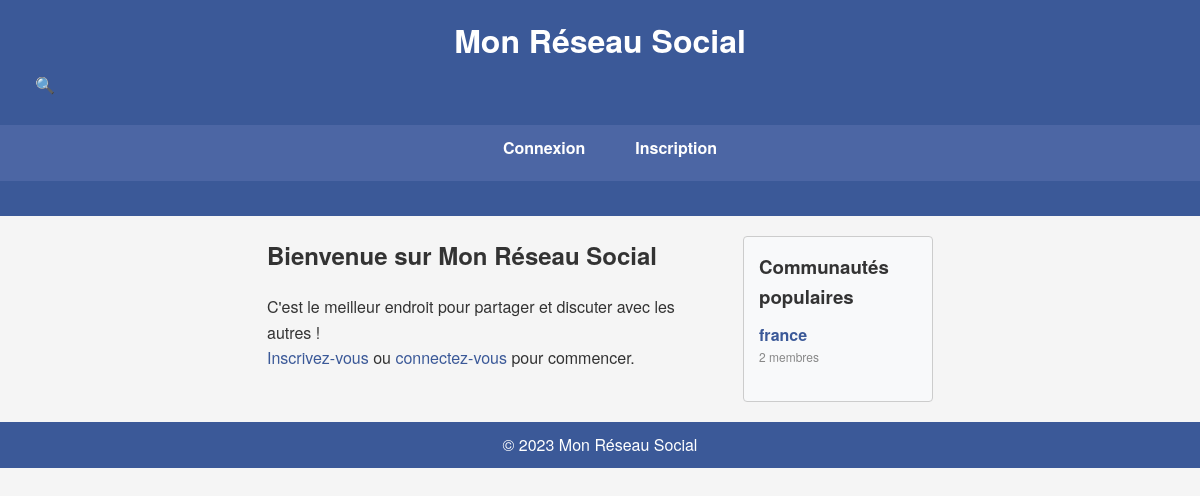
Before: / with the older database file.
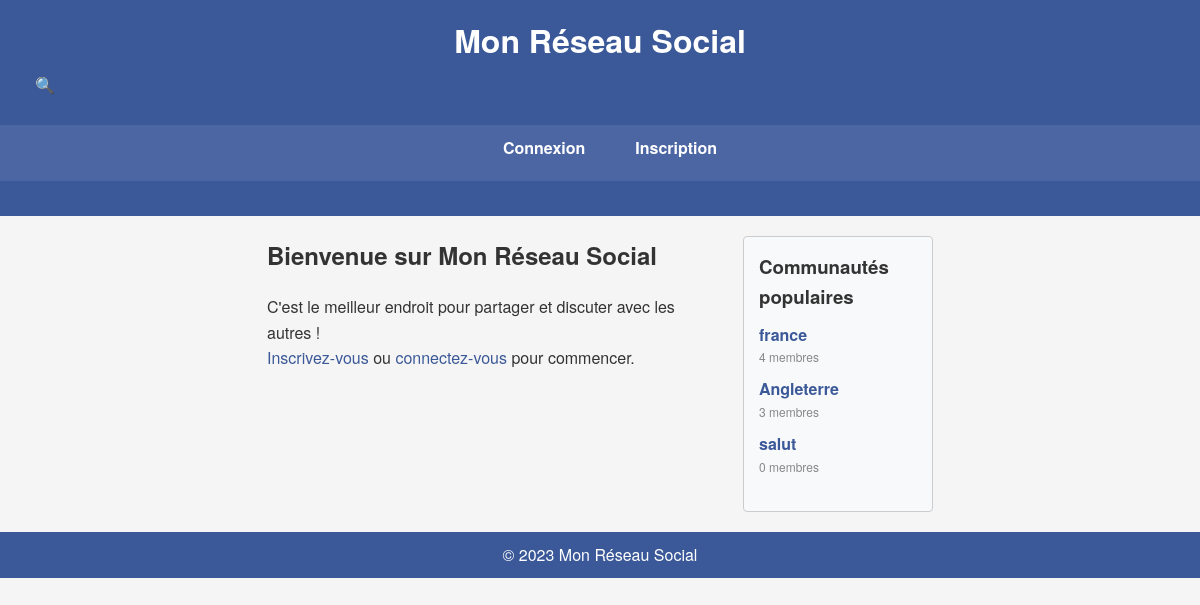
After: the same page with the newer database file.
### communities/models.py (models this page shows, shortened)
class Community(models.Model):
    name = models.CharField(max_length=100, unique=True)
    description = models.TextField()
    creator = models.ForeignKey(settings.AUTH_USER_MODEL, on_delete=models.CASCADE, related_name='communities_created')
    created_at = models.DateTimeField(auto_now_add=True)

### core/views.py (the view)
# urls.py: path('', FeedView.as_view(), name='home'),
class FeedView(TemplateView):
    template_name = 'core/feed.html'
    def get_context_data(self, **kwargs):
        context = super().get_context_data(**kwargs)
        if self.request.user.is_authenticated:
            communities = self.request.user.communities_joined.all()
            posts = Post.objects.filter(community__in=communities).order_by('-created_at')
            context['posts'] = posts
        else:
            context['posts'] = None
        popular_communities = Community.objects.annotate(num_members=Count('members')).order_by('-num_members')[:5]
        context['popular_communities'] = popular_communities
        return context

### core/templates/core/feed.html (shortened to what this page needs)
{% extends 'base.html' %}
{% block content %}
<div class="feed-container">
    <div class="main-content">
        {% if user.is_authenticated %}
            {% if posts %}
                {% for post in posts %}
                    <div class="post">
                        <div class="votes">
                            <form method="post" action="{% url 'vote' post_id=post.pk vote_type=1 %}">
                                {% csrf_token %}
                                <input type="hidden" name="next" value="{{ request.get_full_path }}">
                                <button type="submit" class="vote-button upvote">&#9650;</button>
                            </form>
                            <div class="score">{{ post.score }}</div>
                            <form method="post" action="{% url 'vote' post_id=post.pk vote_type=-1 %}">
                                {% csrf_token %}
                                <input type="hidden" name="next" value="{{ request.get_full_path }}">
                                <button type="submit" class="vote-button downvote">&#9660;</button>
                            </form>
                        </div>
                        <div class="post-content">
                            <div class="post-title">
                                <a href="{% url 'post_detail' pk=post.pk %}">{{ post.title }}</a>
                            </div>
                            <div class="post-details">
                                Publié par {{ post.author.username }} dans <a href="{% url 'community_detail' pk=post.community.pk %}">{{ post.community.name }}</a> • {{ post.created_at|timesince }} ago
                            </div>
                            <div class="post-actions">
                                <a href="{% url 'post_detail' pk=post.pk %}">{{ post.comments.count }} commentaires</a>
                            </div>
                        </div>
                    </div>
                {% endfor %}
            {% else %}
                <p>Aucun post à afficher. Rejoignez des communautés pour voir les posts correspondants.</p>
            {% endif %}
            <a href="{% url 'create_post' %}" class="button">Créer un nouveau post</a>
        {% else %}
            <h2>Bienvenue sur Mon Réseau Social</h2>
            <p>C'est le meilleur endroit pour partager et discuter avec les autres !</p>
            <p><a href="{% url 'signup' %}">Inscrivez-vous</a> ou <a href="{% url 'login' %}">connectez-vous</a> pour commencer.</p>
        {% endif %}
    </div>
    <div class="sidebar">
        <h3>Communautés populaires</h3>
        <ul class="popular-communities">
            {% for community in popular_communities %}
                <li>
                    <a href="{% url 'community_detail' pk=community.pk %}">{{ community.name }}</a>
                    <span>{{ community.members.count }} membres</span>
                </li>
            {% endfor %}
        </ul>
    </div>
</div>
{% endblock %}

Changed rows visible on the page:
computed for Community "france": members.count "2" → "4"
added Community: name "Angleterre", members.count "3"
added Community: name "salut", members.count "0"
